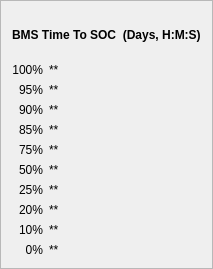
   <widget class="QFrame" name="TimeToSOC_frame">
    <property name="geometry">
     <rect>
      <x>970</x>
      <y>340</y>
      <width>206</width>
      <height>269</height>
     </rect>
    </property>
    <property name="frameShape">
     <enum>QFrame::StyledPanel</enum>
    </property>
    <property name="frameShadow">
     <enum>QFrame::Raised</enum>
    </property>
    <layout class="QGridLayout" name="gridLayout_7">
     <item row="0" column="0" colspan="3">
      <widget class="QLabel" name="TimeToSOC_label">
       <property name="font">
        <font>
         <weight>75</weight>
         <bold>true</bold>
        </font>
       </property>
       <property name="toolTip">
        <string>&lt;html&gt;&lt;head/&gt;&lt;body&gt;&lt;p&gt;Battery &amp;quot;Time to SOC&amp;quot; will be empty if battery state is Idle&lt;/p&gt;&lt;/body&gt;&lt;/html&gt;</string>
       </property>
       <property name="text">
        <string>BMS Time To SOC  (Days, H:M:S)</string>
       </property>
      </widget>
     </item>
     <item row="1" column="0">
      <layout class="QVBoxLayout" name="verticalLayout_7">
       <item>
        <widget class="QLabel" name="TimeToSOC_100_label">
         <property name="text">
          <string>100%</string>
         </property>
         <property name="alignment">
          <set>Qt::AlignRight|Qt::AlignTrailing|Qt::AlignVCenter</set>
         </property>
        </widget>
       </item>
       <item>
        <widget class="QLabel" name="TimeToSOC_95_label">
         <property name="text">
          <string>95%</string>
         </property>
         <property name="alignment">
          <set>Qt::AlignRight|Qt::AlignTrailing|Qt::AlignVCenter</set>
         </property>
        </widget>
       </item>
       <item>
        <widget class="QLabel" name="TimeToSOC_90_label">
         <property name="text">
          <string>90%</string>
         </property>
         <property name="alignment">
          <set>Qt::AlignRight|Qt::AlignTrailing|Qt::AlignVCenter</set>
         </property>
        </widget>
       </item>
       <item>
        <widget class="QLabel" name="TimeToSOC_85_label">
         <property name="text">
          <string>85%</string>
         </property>
         <property name="alignment">
          <set>Qt::AlignRight|Qt::AlignTrailing|Qt::AlignVCenter</set>
         </property>
        </widget>
       </item>
       <item>
        <widget class="QLabel" name="TimeToSOC_75_label">
         <property name="text">
          <string>75%</string>
         </property>
         <property name="alignment">
          <set>Qt::AlignRight|Qt::AlignTrailing|Qt::AlignVCenter</set>
         </property>
        </widget>
       </item>
       <item>
        <widget class="QLabel" name="TimeToSOC_50_label">
         <property name="text">
          <string>50%</string>
         </property>
         <property name="alignment">
          <set>Qt::AlignRight|Qt::AlignTrailing|Qt::AlignVCenter</set>
         </property>
        </widget>
       </item>
       <item>
        <widget class="QLabel" name="TimeToSOC_25_label">
         <property name="text">
          <string>25%</string>
         </property>
         <property name="alignment">
          <set>Qt::AlignRight|Qt::AlignTrailing|Qt::AlignVCenter</set>
         </property>
        </widget>
       </item>
       <item>
        <widget class="QLabel" name="TimeToSOC_20_label">
         <property name="text">
          <string>20%</string>
         </property>
         <property name="alignment">
          <set>Qt::AlignRight|Qt::AlignTrailing|Qt::AlignVCenter</set>
         </property>
        </widget>
       </item>
       <item>
        <widget class="QLabel" name="TimeToSOC_10_label">
         <property name="text">
          <string>10%</string>
         </property>
         <property name="alignment">
          <set>Qt::AlignRight|Qt::AlignTrailing|Qt::AlignVCenter</set>
         </property>
        </widget>
       </item>
       <item>
        <widget class="QLabel" name="TimeToSOC_0_label">
         <property name="text">
          <string>0%</string>
         </property>
         <property name="alignment">
          <set>Qt::AlignRight|Qt::AlignTrailing|Qt::AlignVCenter</set>
         </property>
        </widget>
       </item>
      </layout>
     </item>
     <item row="1" column="1">
      <layout class="QVBoxLayout" name="verticalLayout_8">
       <item>
        <widget class="QLabel" name="TimeToSOC_100_Value">
         <property name="text">
          <string>**</string>
         </property>
        </widget>
       </item>
       <item>
        <widget class="QLabel" name="TimeToSOC_95_Value">
         <property name="text">
          <string>**</string>
         </property>
        </widget>
       </item>
       <item>
        <widget class="QLabel" name="TimeToSOC_90_Value">
         <property name="text">
          <string>**</string>
         </property>
        </widget>
       </item>
       <item>
        <widget class="QLabel" name="TimeToSOC_85_Value">
         <property name="text">
          <string>**</string>
         </property>
        </widget>
       </item>
       <item>
        <widget class="QLabel" name="TimeToSOC_75_Value">
         <property name="text">
          <string>**</string>
         </property>
        </widget>
       </item>
       <item>
        <widget class="QLabel" name="TimeToSOC_50_Value">
         <property name="text">
          <string>**</string>
         </property>
        </widget>
       </item>
       <item>
        <widget class="QLabel" name="TimeToSOC_25_Value">
         <property name="text">
          <string>**</string>
         </property>
        </widget>
       </item>
       <item>
        <widget class="QLabel" name="TimeToSOC_20_Value">
         <property name="text">
          <string>**</string>
         </property>
        </widget>
       </item>
       <item>
        <widget class="QLabel" name="TimeToSOC_10_Value">
         <property name="text">
          <string>**</string>
         </property>
        </widget>
       </item>
       <item>
        <widget class="QLabel" name="TimeToSOC_0_Value">
         <property name="text">
          <string>**</string>
         </property>
        </widget>
       </item>
      </layout>
     </item>
     <item row="1" column="2">
      <spacer name="horizontalSpacer">
       <property name="orientation">
        <enum>Qt::Horizontal</enum>
       </property>
       <property name="sizeHint" stdset="0">
        <size>
         <width>122</width>
         <height>20</height>
        </size>
       </property>
      </spacer>
     </item>
    </layout>
   </widget>
